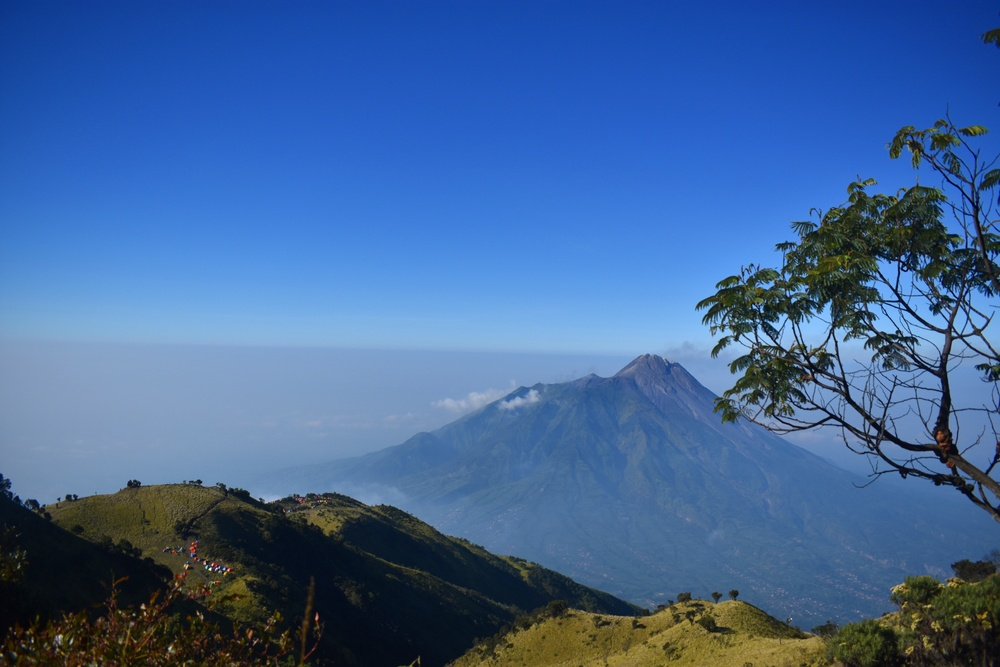
#> input picture gunung.jpg, 1000 x 667 px, shrunk from 4000 x 2667 before the run
$ python pcd.py
#> lines starting #> are read from the running program, lines starting #| are printed output that depends on the picture
import cv2
import matplotlib.pyplot as plt

# Membaca citra
img = cv2.imread('gunung.jpg')
#> img is the input picture: shape (667, 1000, 3); mean B, G, R 153.6, 101.6, 64.8

img_rgb = cv2.cvtColor(img, cv2.COLOR_BGR2RGB)

# Konversi BGR ke grayscale
img_gray = cv2.cvtColor(img, cv2.COLOR_BGR2GRAY)
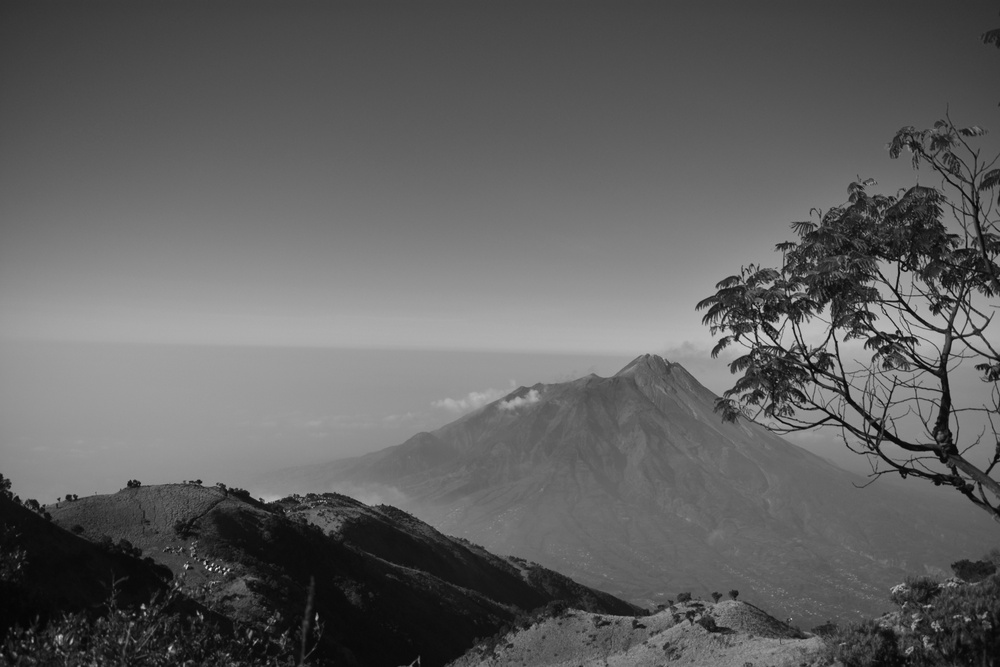
#> img_gray: shape (667, 1000); min 3, max 252, mean 96.5

# Informasi dimensi citra warna
tinggi, lebar, channel = img.shape
#> tinggi = 667; lebar = 1000; channel = 3
print(f"Dimensi RGB: {lebar} x {tinggi} piksel, {channel} saluran warna.")
#| Dimensi RGB: 1000 x 667 piksel, 3 saluran warna.

# Menampilkan RGB dan grayscale berdampingan
plt.figure(figsize=(15, 5))

plt.subplot(1, 2, 1)
plt.imshow(img_rgb)
plt.title("Citra RGB")
plt.axis("on")

plt.subplot(1, 2, 2)
plt.imshow(img_gray, cmap="hot") # bisa pake gray, hot, cool, viridis, plasma, inferno, magma, jet
plt.title("Citra Grayscale")
plt.axis("on")

plt.tight_layout()
plt.show()
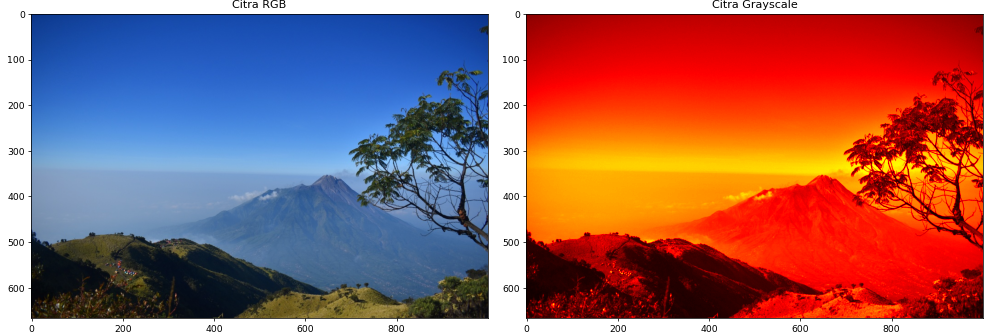
#> figure drawn by matplotlib, 2 panels
